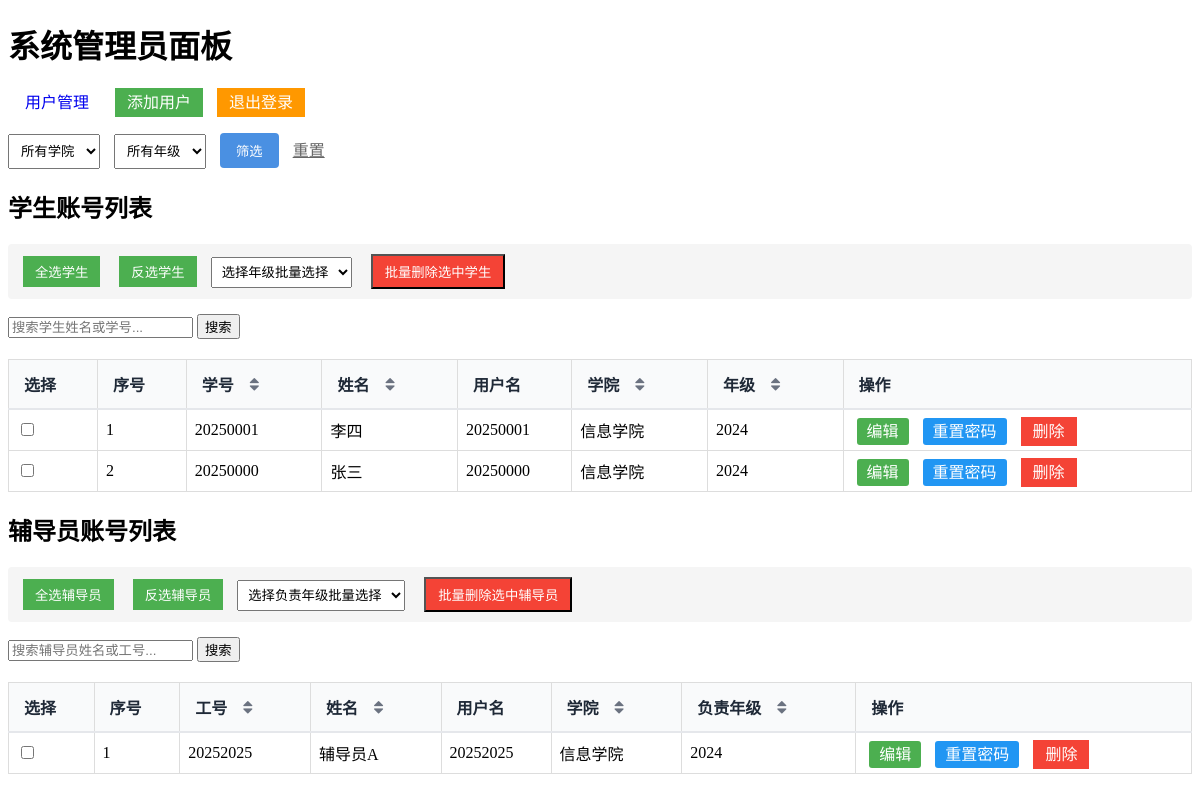
The page /admins/ (signed in) on the database as committed earlier.
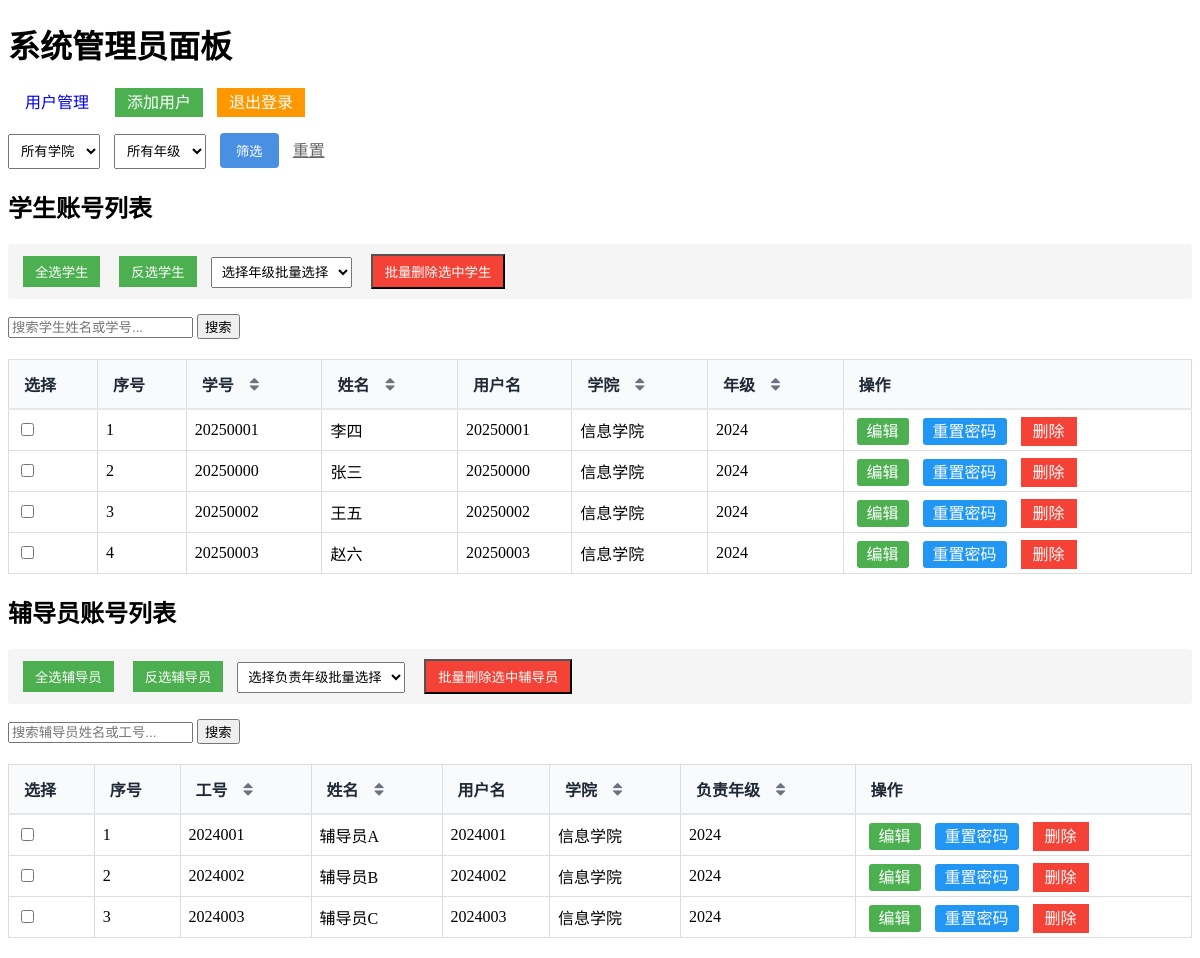
The same page on the database as committed later.
### apps/students/models.py (models this page shows, shortened)
class StudentProfile(models.Model):
    user = models.OneToOneField(
        User,
        on_delete=models.CASCADE,
        null=True,
        related_name='profile'  # 反向关联名称
    )
    COLLEGE_CHOICES = [
        ('info', '信息学院'),
        ('other', '其他'),
    ]
    full_name = models.CharField("姓名", max_length=100, blank=True)
    student_id = models.CharField("学号", max_length=20, unique=True,
                                  validators=[RegexValidator(regex=r'^\d{8,20}$', message='学号必须是8-20位数字')])
    grade = models.CharField("年级", max_length=20, blank=True)
    college = models.CharField(
        "学院",
        max_length=100,
        blank=True,
        choices=COLLEGE_CHOICES,
        default='other'  # 默认值设为其他
    )
    department = models.CharField("系别", max_length=100, blank=True)
    major = models.CharField("专业", max_length=100, blank=True)
    enrollment_year = models.PositiveIntegerField("入学年份", null=True, blank=True, help_text="例如：2023")
    GENDER_CHOICES = [
        ('M', '男'),
        ('F', '女'),
        ('O', '其他'),
    ]
    gender = models.CharField("性别", max_length=1, choices=GENDER_CHOICES, blank=True)
    ethnicity = models.CharField("民族", max_length=50, blank=True)
    political_status = models.CharField("政治面貌", max_length=50, blank=True)
    id_card = models.CharField("身份证号", max_length=18, blank=True,
                               validators=[RegexValidator(regex=r'^\d{17}[\dXx]$', message='请输入有效的身份证号')])
    phone = models.CharField("手机号", max_length=11, blank=True, help_text="请输入11位手机号码")
    email = models.EmailField("邮箱", blank=True, help_text="请输入有效的邮箱地址")
    academic_comprehensive_score = models.DecimalField(
        "学业综合成绩",  # 辅导员可设置
        max_digits=5,
        decimal_places=1,
        null=True,
        blank=True
    )
    academic_expertise_score = models.DecimalField(
        "学术专长成绩",  # 来自学术类材料加分
        max_digits=5,
        decimal_places=1,
        default=0
    )
    comprehensive_performance_score = models.DecimalField(
        "综合表现成绩",  # 来自综合类材料加分
        max_digits=5,
        decimal_places=1,
        default=0
    )
    total_score = models.DecimalField(
        "总成绩",
        max_digits=5,
        decimal_places=1,
        null=True,
        blank=True
    )
    academic_comprehensive_ratio = models.DecimalField(
        "学业综合成绩权重",
        max_digits=3,
        decimal_places=2,
        default=0.6  # 60%
    )
    academic_expertise_ratio = models.DecimalField(
        "学术专长成绩权重",
        max_digits=3,
        decimal_places=2,
        default=0.2  # 20%
    )
    comprehensive_performance_ratio = models.DecimalField(
        "综合表现成绩权重",
        max_digits=3,
        decimal_places=2,
        default=0.2  # 20%
    )

### apps/counselors/models.py (models this page shows, shortened)
class CounselorProfile(models.Model):
    user = models.OneToOneField(
        User,
        on_delete=models.CASCADE,
        related_name='counselor_profile'
    )
    COLLEGE_CHOICES = [
        ('info', '信息学院'),
        ('other', '其他'),
    ]
    full_name = models.CharField("姓名", max_length=100)
    employee_id = models.CharField("工号", max_length=20, unique=True)
    college = models.CharField(
        "所属学院",
        max_length=100,
        blank=True,
        default="other",
        choices=COLLEGE_CHOICES,
    )
    grade = models.CharField("负责年级", max_length=20, blank=True, default="无")

### apps/admins/views.py (the view)
# urls.py: path('', views.admin_dashboard, name='admin_dashboard'),
@user_passes_test(is_superadmin, login_url='admin_login')
def admin_dashboard(request):
    filter_college = request.GET.get('college', '')
    filter_grade = request.GET.get('grade', '')
    student_search = request.GET.get('student_search', '').strip()
    counselor_search = request.GET.get('counselor_search', '').strip()
    sort_by = request.GET.get('sort', '')
    sort_dir = request.GET.get('dir', 'asc')
    students_query = StudentProfile.objects.select_related('user').all()
    if filter_college:
        students_query = students_query.filter(college=filter_college)
    if filter_grade:
        students_query = students_query.filter(grade=filter_grade)
    if student_search:
        students_query = students_query.filter(
            models.Q(full_name__icontains=student_search) |
            models.Q(student_id__icontains=student_search)
        )
    valid_student_sorts = ['student_id', 'full_name', 'college', 'grade']
    if sort_by in valid_student_sorts:
        if sort_dir == 'desc':
            students_query = students_query.order_by(f'-{sort_by}')
        else:
            students_query = students_query.order_by(sort_by)
    students = students_query
    counselors_query = CounselorProfile.objects.select_related('user').all()
    if filter_college:
        counselors_query = counselors_query.filter(college=filter_college)
    if filter_grade:
        counselors_query = counselors_query.filter(grade=filter_grade)
    if counselor_search:
        counselors_query = counselors_query.filter(
            models.Q(full_name__icontains=counselor_search) |
            models.Q(employee_id__icontains=counselor_search)
        )
    valid_counselor_sorts = ['employee_id', 'full_name', 'college', 'grade']
    if sort_by in valid_counselor_sorts:
        if sort_dir == 'desc':
            counselors_query = counselors_query.order_by(f'-{sort_by}')
        else:
            counselors_query = counselors_query.order_by(sort_by)
    counselors = counselors_query
    college_choices = UserEditForm().fields['college'].choices
    student_grades = set(StudentProfile.objects.values_list('grade', flat=True))
    counselor_grades = set(CounselorProfile.objects.values_list('grade', flat=True))
    all_grades = student_grades.union(counselor_grades)
    grade_choices = sorted([grade for grade in all_grades if grade])
    return render(request, 'admins/dashboard.html', {
        'students': students,
        'counselors': counselors,
        'college_choices': college_choices,
        'grade_choices': grade_choices,
        'current_college': filter_college,
        'current_grade': filter_grade,
        'student_search': student_search,
        'counselor_search': counselor_search,
        'current_sort': sort_by,  # 传递当前排序字段
        'sort_dir': sort_dir  # 传递当前排序方向
    })

### apps/admins/views.py (called while the page is built)
def is_superadmin(user):
    return user.is_authenticated and user.is_superuser

### templates/admins/dashboard.html (shortened to what the changed rows need)
{% extends 'admins/base.html' %}
{% load static %}
{% block extra_css %}
    <link href="{% static 'CSS/admins/dashboard.css' %}" rel="stylesheet">
    <link rel="stylesheet" href="https://cdnjs.cloudflare.com/ajax/libs/font-awesome/4.7.0/css/font-awesome.min.css">
{% endblock %}
{% block content %}
    <h2>学生账号列表</h2>
    <table class="user-table">
        <tr>
            <th>选择</th>
            <th>序号</th>
            <th>
                <div class="sort-control">
                    <span>学号</span>
                    <button type="button" class="sort-btn" onclick="window.location='?college={{ current_college }}&grade={{ current_grade }}&student_search={{ student_search }}&sort=student_id{% if current_sort == 'student_id' and sort_dir == 'asc' %}&dir=desc{% else %}&dir=asc{% endif %}'">
                        <i class="fa {% if current_sort != 'student_id' %}fa-sort{% elif sort_dir == 'asc' %}fa-sort-amount-asc{% else %}fa-sort-amount-desc{% endif %}"></i>
                    </button>
                </div>
            </th>
            <th>
                <div class="sort-control">
                    <span>姓名</span>
                    <button type="button" class="sort-btn" onclick="window.location='?college={{ current_college }}&grade={{ current_grade }}&student_search={{ student_search }}&sort=full_name{% if current_sort == 'full_name' and sort_dir == 'asc' %}&dir=desc{% else %}&dir=asc{% endif %}'">
                        <i class="fa {% if current_sort != 'full_name' %}fa-sort{% elif sort_dir == 'asc' %}fa-sort-amount-asc{% else %}fa-sort-amount-desc{% endif %}"></i>
                    </button>
                </div>
            </th>
            <th>用户名</th>
            <th>
                <div class="sort-control">
                    <span>学院</span>
                    <button type="button" class="sort-btn" onclick="window.location='?college={{ current_college }}&grade={{ current_grade }}&student_search={{ student_search }}&sort=college{% if current_sort == 'college' and sort_dir == 'asc' %}&dir=desc{% else %}&dir=asc{% endif %}'">
                        <i class="fa {% if current_sort != 'college' %}fa-sort{% elif sort_dir == 'asc' %}fa-sort-amount-asc{% else %}fa-sort-amount-desc{% endif %}"></i>
                    </button>
                </div>
            </th>
            <th>
                <div class="sort-control">
                    <span>年级</span>
                    <button type="button" class="sort-btn" onclick="window.location='?college={{ current_college }}&grade={{ current_grade }}&student_search={{ student_search }}&sort=grade{% if current_sort == 'grade' and sort_dir == 'asc' %}&dir=desc{% else %}&dir=asc{% endif %}'">
                        <i class="fa {% if current_sort != 'grade' %}fa-sort{% elif sort_dir == 'asc' %}fa-sort-numeric-asc{% else %}fa-sort-numeric-desc{% endif %}"></i>
                    </button>
                </div>
            </th>
            <th>操作</th>
        </tr>
        {% for student in students %}
        <tr>
            <td><input type="checkbox" class="student-checkbox" data-id="{{ student.user.id }}" data-grade="{{ student.grade }}"></td>
            <td>{{ forloop.counter }}</td>
            <td>{{ student.student_id }}</td>
            <td>{{ student.full_name }}</td>
            <td>{{ student.user.username }}</td>
            <td>{{ student.get_college_display }}</td>
            <td>{{ student.grade }}</td>
            <td>
                <a href="{% url 'edit_user' student.user.id %}" class="btn btn-edit">编辑</a>
                <a href="{% url 'reset_password' student.user.id %}" class="btn btn-reset"
                   onclick="return confirm('确定要重置密码吗？')">重置密码</a>
                <a href="{% url 'delete_user' student.user.id %}" class="btn btn-delete"
                   onclick="return confirm('确定要删除吗？')">删除</a>
            </td>
        </tr>
        {% empty %}
        <tr><td colspan="7">暂无学生数据</td></tr>
        {% endfor %}
    </table>
    <h2>辅导员账号列表</h2>
    <table class="user-table">
        <tr>
            <th>选择</th>
            <th>序号</th>
            <th>
                <div class="sort-control">
                    <span>工号</span>
                    <button type="button" class="sort-btn" onclick="window.location='?college={{ current_college }}&grade={{ current_grade }}&counselor_search={{ counselor_search }}&sort=employee_id{% if current_sort == 'employee_id' and sort_dir == 'asc' %}&dir=desc{% else %}&dir=asc{% endif %}'">
                        <i class="fa {% if current_sort != 'employee_id' %}fa-sort{% elif sort_dir == 'asc' %}fa-sort-amount-asc{% else %}fa-sort-amount-desc{% endif %}"></i>
                    </button>
                </div>
            </th>
            <th>
                <div class="sort-control">
                    <span>姓名</span>
                    <button type="button" class="sort-btn" onclick="window.location='?college={{ current_college }}&grade={{ current_grade }}&counselor_search={{ counselor_search }}&sort=full_name{% if current_sort == 'full_name' and sort_dir == 'asc' %}&dir=desc{% else %}&dir=asc{% endif %}'">
                        <i class="fa {% if current_sort != 'full_name' %}fa-sort{% elif sort_dir == 'asc' %}fa-sort-amount-asc{% else %}fa-sort-amount-desc{% endif %}"></i>
                    </button>
                </div>
            </th>
            <th>用户名</th>
            <th>
                <div class="sort-control">
                    <span>学院</span>
                    <button type="button" class="sort-btn" onclick="window.location='?college={{ current_college }}&grade={{ current_grade }}&counselor_search={{ counselor_search }}&sort=college{% if current_sort == 'college' and sort_dir == 'asc' %}&dir=desc{% else %}&dir=asc{% endif %}'">
                        <i class="fa {% if current_sort != 'college' %}fa-sort{% elif sort_dir == 'asc' %}fa-sort-amount-asc{% else %}fa-sort-amount-desc{% endif %}"></i>
                    </button>
                </div>
            </th>
            <th>
                <div class="sort-control">
                    <span>负责年级</span>
                    <button type="button" class="sort-btn" onclick="window.location='?college={{ current_college }}&grade={{ current_grade }}&counselor_search={{ counselor_search }}&sort=grade{% if current_sort == 'grade' and sort_dir == 'asc' %}&dir=desc{% else %}&dir=asc{% endif %}'">
                        <i class="fa {% if current_sort != 'grade' %}fa-sort{% elif sort_dir == 'asc' %}fa-sort-numeric-asc{% else %}fa-sort-numeric-desc{% endif %}"></i>
                    </button>
                </div>
            </th>
            <th>操作</th>
        </tr>
        {% for counselor in counselors %}
        <tr>
            <td><input type="checkbox" class="counselor-checkbox" data-id="{{ counselor.user.id }}" data-grade="{{ counselor.grade }}"></td>
            <td>{{ forloop.counter }}</td>
            <td>{{ counselor.employee_id }}</td>
            <td>{{ counselor.full_name }}</td>
            <td>{{ counselor.user.username }}</td>
            <td>{{ counselor.get_college_display }}</td>
            <td>{{ counselor.grade }}</td>
            <td>
                <a href="{% url 'edit_user' counselor.user.id %}" class="btn btn-edit">编辑</a>
                <a href="{% url 'reset_password' counselor.user.id %}" class="btn btn-reset"
                   onclick="return confirm('确定要重置密码吗？')">重置密码</a>
                <a href="{% url 'delete_user' counselor.user.id %}" class="btn btn-delete"
                   onclick="return confirm('确定要删除吗？')">删除</a>
            </td>
        </tr>
        {% empty %}
        <tr><td colspan="7">暂无辅导员数据</td></tr>
        {% endfor %}
    </table>
{% endblock %}

Rows that differ between the two databases and show on the page:
added StudentProfile: student_id "20250002", full_name "王五", user.username "20250002", college "信息学院", grade "2024"
added StudentProfile: student_id "20250003", full_name "赵六", user.username "20250003", college "信息学院", grade "2024"
changed CounselorProfile "辅导员A": employee_id "20252025" → "2024001"; user.username "20252025" → "2024001"
added CounselorProfile: employee_id "2024002", full_name "辅导员B", user.username "2024002", college "信息学院", grade "2024"
added CounselorProfile: employee_id "2024003", full_name "辅导员C", user.username "2024003", college "信息学院", grade "2024"
